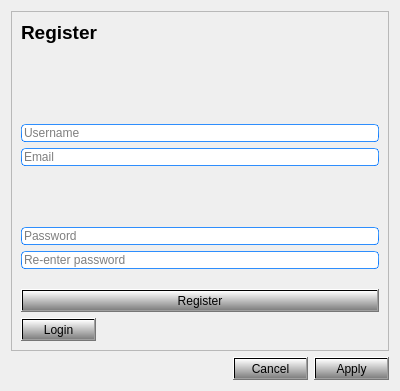
<?xml version="1.0" encoding="UTF-8"?>
<ui version="4.0">
 <class>Dialog</class>
 <widget class="QDialog" name="Dialog">
  <property name="geometry">
   <rect>
    <x>0</x>
    <y>0</y>
    <width>400</width>
    <height>391</height>
   </rect>
  </property>
  <property name="windowTitle">
   <string>Register</string>
  </property>
  <property name="styleSheet">
   <string notr="true">
QLineEdit {
	border-width: 1px; border-radius: 4px;
	border-style: solid;
	border-color: qlineargradient(spread:pad, x1:0.5, y1:1, x2:0.5, y2:0, stop:0 rgba(0, 113, 255, 255), stop:1 rgba(91, 171, 252, 255));
}
QPushButton{

}
QPushButton{
background-color: qlineargradient(x1: 0, y1: 0, x2: 0, y2: 1, stop: 0 white, stop: 1 grey);

}</string>
  </property>
  <layout class="QGridLayout" name="gridLayout">
   <item row="0" column="0">
    <widget class="QFrame" name="frame">
     <property name="frameShape">
      <enum>QFrame::StyledPanel</enum>
     </property>
     <property name="frameShadow">
      <enum>QFrame::Raised</enum>
     </property>
     <layout class="QVBoxLayout" name="verticalLayout">
      <item>
       <widget class="QLabel" name="label">
        <property name="text">
         <string>&lt;html&gt;&lt;head/&gt;&lt;body&gt;&lt;p&gt;&lt;span style=&quot; font-size:14pt; font-weight:600;&quot;&gt;Register&lt;/span&gt;&lt;/p&gt;&lt;p&gt;&lt;br/&gt;&lt;/p&gt;&lt;/body&gt;&lt;/html&gt;</string>
        </property>
       </widget>
      </item>
      <item>
       <widget class="QLabel" name="status">
        <property name="text">
         <string/>
        </property>
       </widget>
      </item>
      <item>
       <spacer name="verticalSpacer_3">
        <property name="orientation">
         <enum>Qt::Vertical</enum>
        </property>
        <property name="sizeHint" stdset="0">
         <size>
          <width>20</width>
          <height>40</height>
         </size>
        </property>
       </spacer>
      </item>
      <item>
       <widget class="QLineEdit" name="username">
        <property name="text">
         <string/>
        </property>
        <property name="placeholderText">
         <string>Username</string>
        </property>
       </widget>
      </item>
      <item>
       <widget class="QLineEdit" name="email">
        <property name="text">
         <string/>
        </property>
        <property name="placeholderText">
         <string>Email</string>
        </property>
       </widget>
      </item>
      <item>
       <spacer name="verticalSpacer_4">
        <property name="orientation">
         <enum>Qt::Vertical</enum>
        </property>
        <property name="sizeHint" stdset="0">
         <size>
          <width>20</width>
          <height>40</height>
         </size>
        </property>
       </spacer>
      </item>
      <item>
       <spacer name="verticalSpacer_2">
        <property name="orientation">
         <enum>Qt::Vertical</enum>
        </property>
        <property name="sizeHint" stdset="0">
         <size>
          <width>20</width>
          <height>40</height>
         </size>
        </property>
       </spacer>
      </item>
      <item>
       <spacer name="verticalSpacer_5">
        <property name="orientation">
         <enum>Qt::Vertical</enum>
        </property>
        <property name="sizeHint" stdset="0">
         <size>
          <width>20</width>
          <height>40</height>
         </size>
        </property>
       </spacer>
      </item>
      <item>
       <spacer name="verticalSpacer_6">
        <property name="orientation">
         <enum>Qt::Vertical</enum>
        </property>
        <property name="sizeHint" stdset="0">
         <size>
          <width>20</width>
          <height>40</height>
         </size>
        </property>
       </spacer>
      </item>
      <item>
       <widget class="QLineEdit" name="password">
        <property name="text">
         <string/>
        </property>
        <property name="echoMode">
         <enum>QLineEdit::Password</enum>
        </property>
        <property name="placeholderText">
         <string>Password</string>
        </property>
       </widget>
      </item>
      <item>
       <widget class="QLineEdit" name="password_again">
        <property name="echoMode">
         <enum>QLineEdit::Password</enum>
        </property>
        <property name="placeholderText">
         <string>Re-enter password</string>
        </property>
       </widget>
      </item>
      <item>
       <spacer name="verticalSpacer">
        <property name="orientation">
         <enum>Qt::Vertical</enum>
        </property>
        <property name="sizeHint" stdset="0">
         <size>
          <width>20</width>
          <height>40</height>
         </size>
        </property>
       </spacer>
      </item>
      <item>
       <widget class="QPushButton" name="login_button">
        <property name="text">
         <string>Register</string>
        </property>
       </widget>
      </item>
      <item>
       <layout class="QHBoxLayout" name="horizontalLayout">
        <item>
         <widget class="QPushButton" name="register_button">
          <property name="text">
           <string>Login</string>
          </property>
         </widget>
        </item>
        <item>
         <spacer name="horizontalSpacer">
          <property name="orientation">
           <enum>Qt::Horizontal</enum>
          </property>
          <property name="sizeHint" stdset="0">
           <size>
            <width>40</width>
            <height>20</height>
           </size>
          </property>
         </spacer>
        </item>
       </layout>
      </item>
     </layout>
    </widget>
   </item>
   <item row="1" column="0">
    <widget class="QDialogButtonBox" name="buttonBox">
     <property name="orientation">
      <enum>Qt::Horizontal</enum>
     </property>
     <property name="standardButtons">
      <set>QDialogButtonBox::Apply|QDialogButtonBox::Cancel</set>
     </property>
    </widget>
   </item>
  </layout>
 </widget>
 <resources/>
 <connections>
  <connection>
   <sender>buttonBox</sender>
   <signal>accepted()</signal>
   <receiver>Dialog</receiver>
   <slot>accept()</slot>
   <hints>
    <hint type="sourcelabel">
     <x>248</x>
     <y>254</y>
    </hint>
    <hint type="destinationlabel">
     <x>157</x>
     <y>274</y>
    </hint>
   </hints>
  </connection>
  <connection>
   <sender>buttonBox</sender>
   <signal>rejected()</signal>
   <receiver>Dialog</receiver>
   <slot>reject()</slot>
   <hints>
    <hint type="sourcelabel">
     <x>316</x>
     <y>260</y>
    </hint>
    <hint type="destinationlabel">
     <x>286</x>
     <y>274</y>
    </hint>
   </hints>
  </connection>
 </connections>
</ui>
